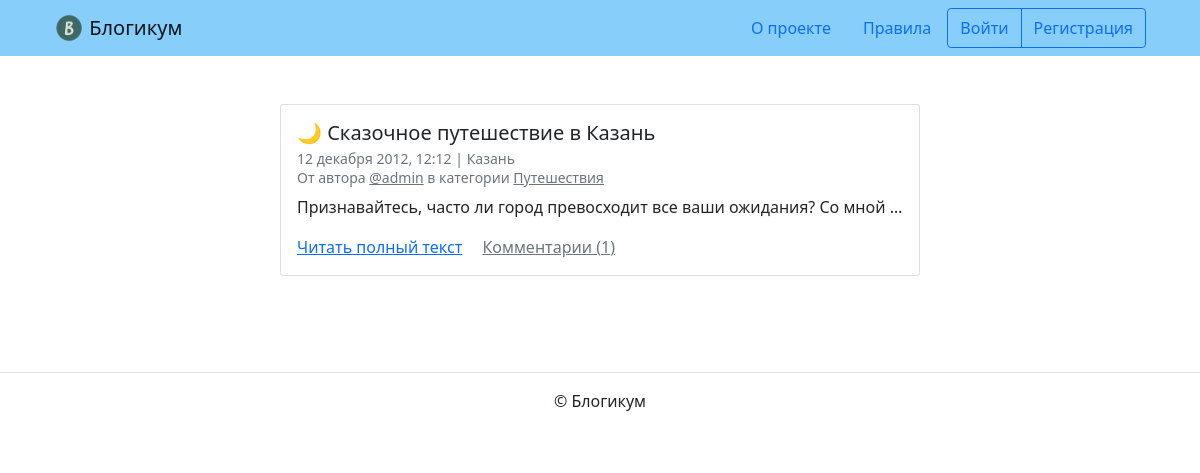
The page / on the database its author committed.
### blog/models.py (models this page shows, shortened)
class Post(models.Model):
    title = models.CharField(
        max_length=256,
        verbose_name='Заголовок'
    )
    text = models.TextField(verbose_name='Текст')
    pub_date = models.DateTimeField(
        verbose_name='Дата и время публикации',
        help_text='Если установить дату и время в будущем — '
                  'можно делать отложенные публикации.'
    )
    author = models.ForeignKey(
        User,
        on_delete=models.CASCADE,
        verbose_name='Автор публикации',
        related_name='posts'
    )
    location = models.ForeignKey(
        Location,
        on_delete=models.SET_NULL,
        null=True,
        blank=True,
        verbose_name='Местоположение'
    )
    category = models.ForeignKey(
        Category,
        on_delete=models.SET_NULL,
        null=True,
        verbose_name='Категория',
        related_name='posts'
    )
    is_published = models.BooleanField(
        default=True,
        verbose_name='Опубликовано',
        help_text='Снимите галочку, чтобы скрыть публикацию.'
    )
    created_at = models.DateTimeField(
        auto_now_add=True,
        verbose_name='Добавлено'
    )
    image = models.ImageField(
        'Изображение',
        upload_to='posts_images/',
        blank=True,
        null=True
    )
    objects = models.Manager()
    published = PublishedManager()
    class Meta:
        verbose_name = 'публикация'
        verbose_name_plural = 'Публикации'
        ordering = ['-pub_date']

class Location(models.Model):
    name = models.CharField(
        max_length=256,
        verbose_name='Название места'
    )
    is_published = models.BooleanField(
        default=True,
        verbose_name='Опубликовано',
        help_text='Снимите галочку, чтобы скрыть публикацию.'
    )
    created_at = models.DateTimeField(
        auto_now_add=True,
        verbose_name='Добавлено'
    )
    class Meta:
        verbose_name = 'местоположение'
        verbose_name_plural = 'Местоположения'

class Category(models.Model):
    title = models.CharField(
        max_length=256,
        verbose_name='Заголовок'
    )
    description = models.TextField(verbose_name='Описание')
    slug = models.SlugField(
        unique=True,
        verbose_name='Идентификатор',
        help_text='Идентификатор страницы для URL; '
                  'разрешены символы латиницы, цифры, дефис и подчёркивание.'
    )
    is_published = models.BooleanField(
        default=True,
        verbose_name='Опубликовано',
        help_text='Снимите галочку, чтобы скрыть публикацию.'
    )
    created_at = models.DateTimeField(
        auto_now_add=True,
        verbose_name='Добавлено'
    )
    class Meta:
        verbose_name = 'Категория'
        verbose_name_plural = 'Категории'

### blog/views.py (the view)
# urls.py: path('', views.index, name='index'),
def index(request):
    posts = get_published_posts_with_comments()
    page_obj = paginate_posts(request, posts)
    return render(request, 'blog/index.html', {'page_obj': page_obj})

### blog/utils.py (called while the page is built)
def get_published_posts_with_comments(queryset=None, include_unpublished_for_author=None):
    if queryset is None:
        queryset = Post.objects.all()
    if include_unpublished_for_author:
        queryset = queryset.filter(author=include_unpublished_for_author)
    else:
        queryset = queryset.filter(
            is_published=True,
            pub_date__lte=timezone.now(),
            category__is_published=True
        )
    queryset = queryset.annotate(
        comment_count=Count('comments')
    )
    ordering = Post._meta.ordering
    if ordering:
        queryset = queryset.order_by(*ordering)
    return queryset

def paginate_posts(request, posts_queryset, posts_per_page=10):
    paginator = Paginator(posts_queryset, posts_per_page)
    page_number = request.GET.get('page')
    return paginator.get_page(page_number)

### templates/blog/index.html (shortened to what this page needs)
{% extends "base.html" %}
{% block content %}
  {% for post in page_obj %}
    <article class="mb-5">
      {% include "includes/post_card.html" %}
    </article>
  {% endfor %}
{% endblock %}

### templates/includes/post_card.html (shortened to what this page needs)
<div class="col d-flex justify-content-center">
  <div class="card" style="width: 40rem;">
    <div class="card-body">
      <h5 class="card-title">{{ post.title }}</h5>
      <h6 class="card-subtitle mb-2 text-muted">
        <small>
          {{ post.pub_date|date:"d E Y, H:i" }} | {% if post.location and post.location.is_published %}{{ post.location.name }}{% else %}Планета Земля{% endif %}<br>
          От автора <a class="text-muted" href="{% url 'pages:profile' post.author.username %}">@{{ post.author.username }}</a> в
          категории {% include "includes/category_link.html" %}
        </small>
      </h6>
      <p class="card-text">{{ post.text|truncatewords:10 }}</p>
      <a href="{% url 'blog:post_detail' post.id %}" class="card-link">Читать полный текст</a>
      <a href="{% url 'blog:post_detail' post.id %}" class="card-link text-muted">
        Комментарии ({{ post.comment_count }})
      </a>
    </div>
  </div>
</div>

### templates/includes/category_link.html
<a class="text-muted" href="{% url 'blog:category_posts' post.category.slug %}">
  {{ post.category.title }}
</a>

### rows shown on the page
Post: title "🌙 Сказочное путешествие в Казань", pub_date "12 декабря 2012, 12:12", location.name "Казань", author.username "admin", category "Путешествия", text "Признавайтесь, часто ли город превосходит все ваши ожидания? Со мной …", comment_count "1"
